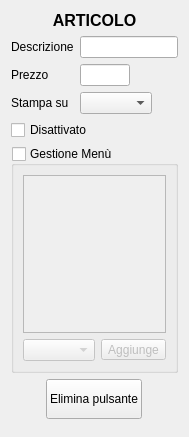
<?xml version="1.0" encoding="UTF-8"?>
<ui version="4.0">
 <class>DettagliArticolo</class>
 <widget class="QWidget" name="DettagliArticolo">
  <property name="geometry">
   <rect>
    <x>0</x>
    <y>0</y>
    <width>173</width>
    <height>437</height>
   </rect>
  </property>
  <property name="windowTitle">
   <string>Form</string>
  </property>
  <layout class="QVBoxLayout" name="verticalLayout_2">
   <item>
    <widget class="QLabel" name="label">
     <property name="font">
      <font>
       <pointsize>12</pointsize>
       <weight>75</weight>
       <bold>true</bold>
      </font>
     </property>
     <property name="text">
      <string>ARTICOLO</string>
     </property>
     <property name="alignment">
      <set>Qt::AlignCenter</set>
     </property>
    </widget>
   </item>
   <item>
    <layout class="QFormLayout" name="formLayout">
     <item row="0" column="0">
      <widget class="QLabel" name="label_2">
       <property name="text">
        <string>Descrizione</string>
       </property>
      </widget>
     </item>
     <item row="0" column="1">
      <widget class="QLineEdit" name="testoArticolo"/>
     </item>
     <item row="1" column="0">
      <widget class="QLabel" name="label_3">
       <property name="text">
        <string>Prezzo</string>
       </property>
      </widget>
     </item>
     <item row="1" column="1">
      <layout class="QHBoxLayout" name="horizontalLayout_2">
       <item>
        <widget class="QLineEdit" name="prezzoArticolo">
         <property name="maximumSize">
          <size>
           <width>50</width>
           <height>16777215</height>
          </size>
         </property>
         <property name="inputMask">
          <string/>
         </property>
         <property name="text">
          <string notr="true"/>
         </property>
         <property name="maxLength">
          <number>5</number>
         </property>
         <property name="frame">
          <bool>true</bool>
         </property>
         <property name="alignment">
          <set>Qt::AlignRight|Qt::AlignTrailing|Qt::AlignVCenter</set>
         </property>
        </widget>
       </item>
       <item>
        <spacer name="horizontalSpacer">
         <property name="orientation">
          <enum>Qt::Horizontal</enum>
         </property>
         <property name="sizeHint" stdset="0">
          <size>
           <width>40</width>
           <height>20</height>
          </size>
         </property>
        </spacer>
       </item>
      </layout>
     </item>
     <item row="2" column="0">
      <widget class="QLabel" name="label_4">
       <property name="text">
        <string>Stampa su</string>
       </property>
       <property name="textFormat">
        <enum>Qt::PlainText</enum>
       </property>
       <property name="wordWrap">
        <bool>true</bool>
       </property>
      </widget>
     </item>
     <item row="2" column="1">
      <layout class="QHBoxLayout" name="horizontalLayout">
       <item>
        <widget class="QComboBox" name="destinazioneBox">
         <property name="sizePolicy">
          <sizepolicy hsizetype="Expanding" vsizetype="Fixed">
           <horstretch>0</horstretch>
           <verstretch>0</verstretch>
          </sizepolicy>
         </property>
        </widget>
       </item>
       <item>
        <spacer name="horizontalSpacer_2">
         <property name="orientation">
          <enum>Qt::Horizontal</enum>
         </property>
         <property name="sizeHint" stdset="0">
          <size>
           <width>40</width>
           <height>20</height>
          </size>
         </property>
        </spacer>
       </item>
      </layout>
     </item>
    </layout>
   </item>
   <item>
    <widget class="QCheckBox" name="disattivaFlag">
     <property name="text">
      <string>Disattivato</string>
     </property>
    </widget>
   </item>
   <item>
    <widget class="QGroupBox" name="menuBox">
     <property name="title">
      <string>Gestione Menù</string>
     </property>
     <property name="checkable">
      <bool>true</bool>
     </property>
     <property name="checked">
      <bool>false</bool>
     </property>
     <layout class="QVBoxLayout" name="verticalLayout">
      <item>
       <widget class="QTableView" name="articoliList">
        <property name="selectionBehavior">
         <enum>QAbstractItemView::SelectRows</enum>
        </property>
        <attribute name="horizontalHeaderVisible">
         <bool>false</bool>
        </attribute>
        <attribute name="horizontalHeaderDefaultSectionSize">
         <number>100</number>
        </attribute>
        <attribute name="horizontalHeaderStretchLastSection">
         <bool>false</bool>
        </attribute>
        <attribute name="verticalHeaderVisible">
         <bool>false</bool>
        </attribute>
       </widget>
      </item>
      <item>
       <layout class="QHBoxLayout" name="horizontalLayout_4">
        <item>
         <widget class="QComboBox" name="articoliBox"/>
        </item>
        <item>
         <widget class="QToolButton" name="nuovoBtn">
          <property name="text">
           <string>Aggiunge</string>
          </property>
         </widget>
        </item>
       </layout>
      </item>
     </layout>
    </widget>
   </item>
   <item>
    <layout class="QHBoxLayout" name="horizontalLayout_3">
     <item>
      <spacer name="horizontalSpacer_3">
       <property name="orientation">
        <enum>Qt::Horizontal</enum>
       </property>
       <property name="sizeHint" stdset="0">
        <size>
         <width>40</width>
         <height>20</height>
        </size>
       </property>
      </spacer>
     </item>
     <item>
      <widget class="QPushButton" name="eliminaBtn">
       <property name="minimumSize">
        <size>
         <width>0</width>
         <height>40</height>
        </size>
       </property>
       <property name="text">
        <string>Elimina pulsante</string>
       </property>
      </widget>
     </item>
     <item>
      <spacer name="horizontalSpacer_4">
       <property name="orientation">
        <enum>Qt::Horizontal</enum>
       </property>
       <property name="sizeHint" stdset="0">
        <size>
         <width>40</width>
         <height>20</height>
        </size>
       </property>
      </spacer>
     </item>
    </layout>
   </item>
   <item>
    <spacer name="verticalSpacer">
     <property name="orientation">
      <enum>Qt::Vertical</enum>
     </property>
     <property name="sizeHint" stdset="0">
      <size>
       <width>20</width>
       <height>40</height>
      </size>
     </property>
    </spacer>
   </item>
  </layout>
 </widget>
 <resources/>
 <connections/>
</ui>
